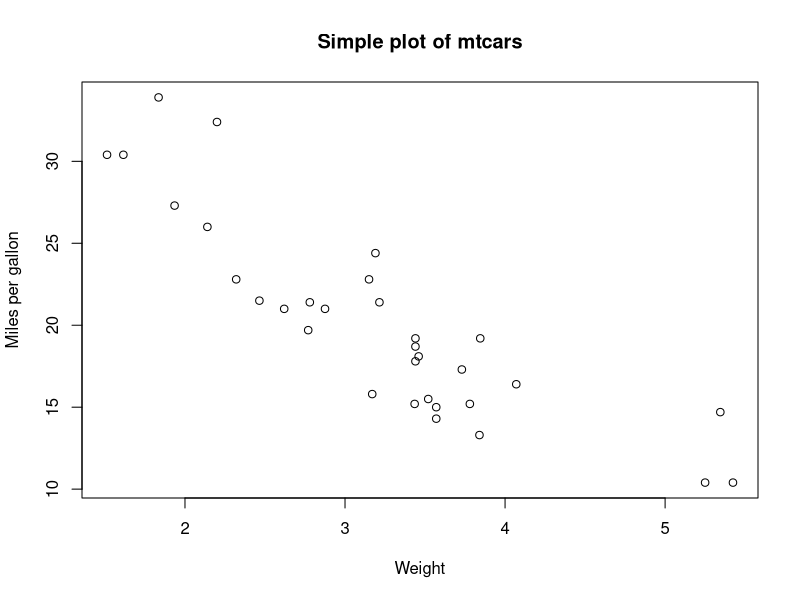

Reproduce this figure in R.
## ---- chunk 1
plot(mtcars$wt, mtcars$mpg,
     xlab = "Weight",
     ylab = "Miles per gallon",
     main = "Simple plot of mtcars")
